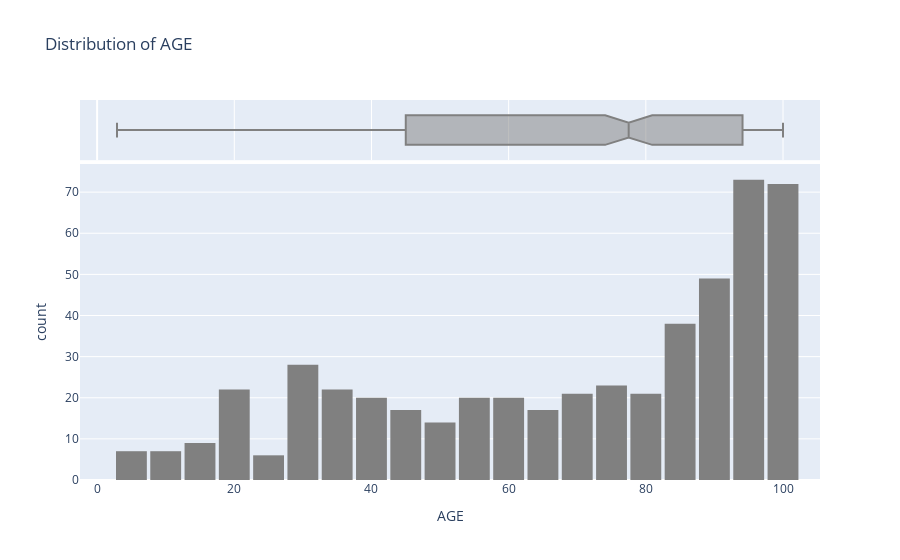

Write notebook code for a chart like this one.
### Code cell
fig=px.histogram(bos,x='AGE',marginal='box',color_discrete_sequence=['grey'],title='Distribution of AGE')
fig.update_layout(bargap=0.1)
fig.show()

### Figure 1 — Plotly figure (JSON) as saved in the notebook; plotly's stock layout.template omitted (floating-point values rounded to 4 significant figures; data arrays with more than 128 entries replaced by an {"elided": "..."} marker saying what was removed)
{"data": [{"alignmentgroup": "True", "bingroup": "x", "hovertemplate": "AGE=%{x}<br>count=%{y}<extra></extra>", "legendgroup": "", "marker": {"color": "grey"}, "name": "", "offsetgroup": "", "orientation": "v", "showlegend": false, "type": "histogram", "x": {"elided": "506 float values"}, "xaxis": "x", "yaxis": "y"}, {"alignmentgroup": "True", "hovertemplate": "AGE=%{x}<extra></extra>", "legendgroup": "", "marker": {"color": "grey"}, "name": "", "notched": true, "offsetgroup": "", "showlegend": false, "type": "box", "x": {"elided": "506 float values"}, "xaxis": "x2", "yaxis": "y2"}], "layout": {"bargap": 0.1, "barmode": "relative", "legend": {"tracegroupgap": 0}, "title": {"text": "Distribution of AGE"}, "xaxis": {"anchor": "y", "domain": [0, 1], "title": {"text": "AGE"}}, "xaxis2": {"anchor": "y2", "domain": [0, 1], "matches": "x", "showgrid": true, "showticklabels": false}, "yaxis": {"anchor": "x", "domain": [0, 0.8316], "title": {"text": "count"}}, "yaxis2": {"anchor": "x2", "domain": [0.8416, 1], "matches": "y2", "showgrid": false, "showline": false, "showticklabels": false, "ticks": ""}}}
